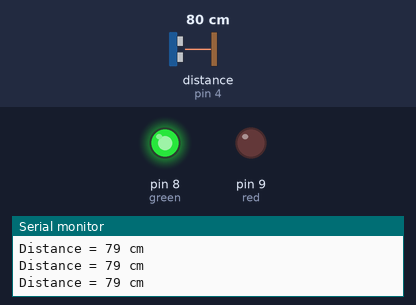
A sketch run on a simulated Arduino Uno, built with avr-gcc and run on an emulated ATmega328P. Shown: output pins drawn as LEDs (lit = HIGH), the last lines printed to the serial monitor. Wiring (inferred from the names in the program): ultrasonic range finder: trigger pin 2; echo pin 4. The inputs (shaded band) are chosen by the test bench; at power-on: distance to the obstacle (sensor on pin 4) 80 cm. The echo pulse lasts 58.3 µs per cm; pins used as bus, display or sensor lines are not drawn.

Above: at 1.2 s.
1.3 s: distance to the obstacle (sensor on pin 4) set to 2 cm
At 1.7 s:
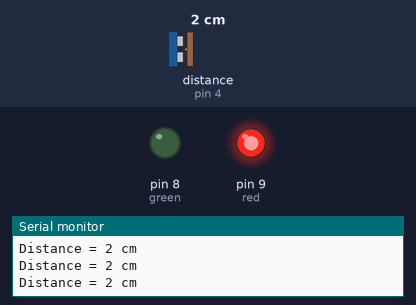
5.8 s: distance to the obstacle (sensor on pin 4) set to 35 cm
At 6.1 s:
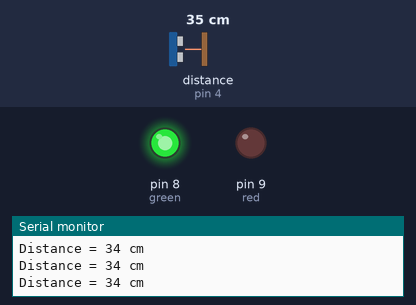
8.8 s: distance to the obstacle (sensor on pin 4) set to 4 cm
At 9.7 s:
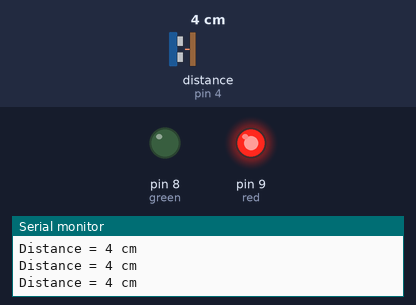
Timing chart, 0 to 11.3 s (numbered marks = the images above; inputs shaded):
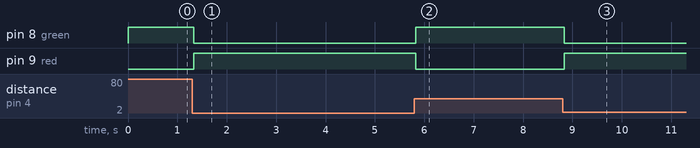

Measured:
- after the input at 1.3 s, pin 8 (green): HIGH → LOW at once; pin 9 (red): LOW → HIGH at once
- after the input at 5.8 s, pin 8 (green): LOW → HIGH at once; pin 9 (red): HIGH → LOW at once
- after the input at 8.8 s, pin 8 (green): HIGH → LOW at once; pin 9 (red): LOW → HIGH at once

The sketch:

spectacular_juttuli1.ino
```cpp
// C++ code
//
const int trig = 2, echo = 4;
int green = 8, red = 9;
long duration;
int distance;
void setup()
{
  pinMode(trig, OUTPUT);
  pinMode(red, OUTPUT);
  pinMode(green, OUTPUT);
  pinMode(echo, INPUT);
  Serial.begin(9600);
}

void loop()
{
  digitalWrite(trig, LOW);
  delayMicroseconds(2);
  digitalWrite(trig,HIGH);
  delayMicroseconds(10);
  digitalWrite(trig, LOW);

  duration = pulseIn(echo, HIGH);
  distance = duration * 343 * 0.5 * 0.0001;
  Serial.print("Distance = ");
  Serial.print(distance);
  Serial.print(" cm\n");

  if (distance <= 30) {
    digitalWrite(9, HIGH);
    digitalWrite(8,LOW);
  }
  else {
    digitalWrite(9, LOW);
    digitalWrite(8,HIGH);
  }
}
```
